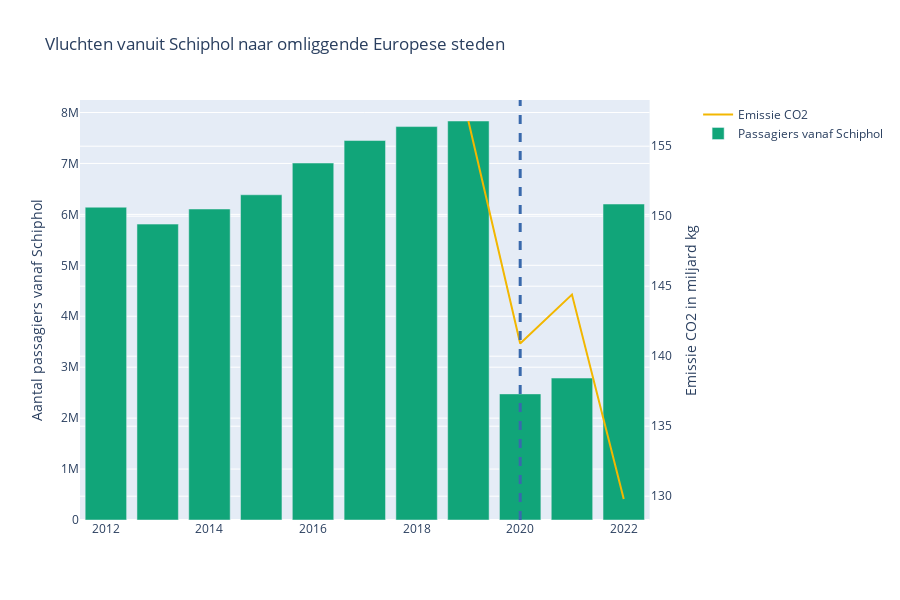

Source (notebook cell):
### Markdown cell above
### Vermindering milieuvervuiling
De grafiek die het totaal aantal passagiers op Schiphol weergeeft, laat een sterke daling zien in 2020 als gevolg van reisbeperkingen en veiligheidsmaatregelen. Veel internationale en binnenlandse vluchten werden geannuleerd of sterk verminderd, waardoor het aantal passagiers dat door de luchthaven reisde aanzienlijk afnam. Deze daling heeft echter ook een positieve impact gehad, met name op het gebied van milieueffecten.

De tweede grafiek, die de koolstofemissie van CO2 weergeeft, laat zien dat de uitstoot in 2020 aanzienlijk is verminderd in vergelijking met 2019. Dit is grotendeels toe te schrijven aan de verminderde activiteit in de luchtvaartsector als gevolg van de pandemie. Met minder vliegtuigen in de lucht en minder passagiersvluchten heeft dit geleid tot een daling van de CO2-uitstoot, waardoor de luchtvaartindustrie een positieve bijdrage heeft geleverd aan de milieubelasting.

Deze twee grafieken tonen een duidelijk verband tussen de verminderde reisactiviteit en de positieve milieu-impact. De COVID-19-pandemie heeft gedwongen veranderingen teweeggebracht in ons reisgedrag en heeft ons bewuster gemaakt van de ecologische gevolgen van onze activiteiten. De afname van het aantal passagiers op Schiphol en de vermindering van CO2-uitstoot laten zien dat er positieve resultaten kunnen worden behaald wanneer er maatregelen worden genomen om de reisactiviteit te verminderen.

### Code cell
import plotly.graph_objs as go
import plotly.express as px
import pandas as pd
from plotly.subplots import make_subplots

df = pd.read_csv('Amsterdam_Airport_Schiphol__passagiersvervoer__partnerluchthaven_20062023_192658.csv')
db = pd.read_csv('Emissies_broeikasgassen__IPCC___klimaatsector__kwartaal_21062023_104240.csv')

fig = make_subplots(specs=[[{"secondary_y": True}]])

fig.add_trace(
    go.Scatter(x = db['Perioden'], y = db['miljard kg CO2-equivalent'], name="Emissie CO2", mode="lines"), secondary_y = True
)


fig.add_trace(
    go.Bar(x = df['Perioden'], y= df['Totaal passagiers'], name="Passagiers vanaf Schiphol"),
    secondary_y=False
)

fig.data[0].line.color = 'rgb(242,183,1)'
fig.update_traces(marker_color='rgb(17,165,121)')


fig.update_yaxes(title_text="Aantal passagiers vanaf Schiphol", secondary_y=False)
fig.update_yaxes(title_text="Emissie CO2 in miljard kg", secondary_y=True)

fig.add_vline(x=2020, line_width=3, line_dash="dash", line_color="rgb(57,105,172)")

fig.update_layout(
    height = 600,
    title = 'Vluchten vanuit Schiphol naar omliggende Europese steden')

fig.show()

### Figure 1 — Plotly figure (JSON) as saved in the notebook; plotly's stock layout.template omitted (floating-point values rounded to 4 significant figures)
{"data": [{"line": {"color": "rgb(242,183,1)"}, "marker": {"color": "rgb(17,165,121)"}, "mode": "lines", "name": "Emissie CO2", "type": "scatter", "x": [2019, 2020, 2021, 2022], "xaxis": "x", "y": [156.8, 140.9, 144.4, 129.8], "yaxis": "y2"}, {"marker": {"color": "rgb(17,165,121)"}, "name": "Passagiers vanaf Schiphol", "type": "bar", "x": [2012, 2013, 2014, 2015, 2016, 2017, 2018, 2019, 2020, 2021, 2022], "xaxis": "x", "y": [6140653, 5808874, 6105595, 6384898, 7007992, 7449704, 7723607, 7833211, 2475626, 2786830, 6203142], "yaxis": "y"}], "layout": {"height": 600, "shapes": [{"line": {"color": "rgb(57,105,172)", "dash": "dash", "width": 3}, "type": "line", "x0": 2020, "x1": 2020, "xref": "x", "y0": 0, "y1": 1, "yref": "y domain"}], "title": {"text": "Vluchten vanuit Schiphol naar omliggende Europese steden"}, "xaxis": {"anchor": "y", "domain": [0, 0.94]}, "yaxis": {"anchor": "x", "domain": [0, 1], "title": {"text": "Aantal passagiers vanaf Schiphol"}}, "yaxis2": {"anchor": "x", "overlaying": "y", "side": "right", "title": {"text": "Emissie CO2 in miljard kg"}}}}
